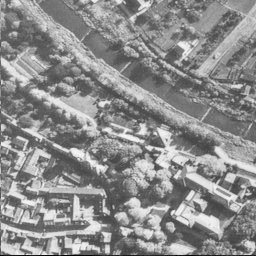
#> input picture testimages/aerial.tiff, 256 x 256 px
$ python 'mlt copy.py'
#> lines starting #> are read from the running program, lines starting #| are printed output that depends on the picture; after the words box and inside, x2 and y2 are one past the last pixel; in counts of white or black regions, pixels touching at a corner belong together
# import packages from env
import os
import cv2
import numpy as np
import matplotlib.pyplot as plt
from datetime import datetime
import os
os.environ["QT_QPA_PLATFORM"] = "offscreen"


# Function for calculating psnr

def cal_psnr(gray,segm):
    summed_error = 0
    m,n = np.shape(gray)

    diff_mat = gray - segm
    sq_diff_mat = diff_mat * diff_mat
    summed_error = np.sum(sq_diff_mat.flatten())

    number_pixels = m*n
    mean_square_error = summed_error/number_pixels
    rmse =  np.sqrt(mean_square_error)
    psnr = 20*np.log10(255/rmse)

    return psnr


def cal_variance(a,b,freq,intensity):
    a = int(a)
    b = int(b)

    b+=1 # python index thing
    sum1 = np.sum(freq[a:b]*intensity[a:b])
    sum2 = np.sum(freq[a:b]*intensity[a:b]*intensity[a:b])
    sum3 = np.sum(freq[a:b])

    variance = sum2/sum3 - (sum1/sum3)**2
    return variance

def mode(a,b,freq,intensity):
    # trying mode insteda
    a=int(a)
    b=int(b)
    # print(a,b)
    if a<b:
        return intensity[a:b+1][np.argmax(freq[a:b+1])]
    elif(a==b):
        return intensity[a-1]
    else:
        return intensity[b:a+1][np.argmax(freq[b:a+1])]


def wt_mean(a,b,freq,intensity):

    # original mean calculation
    a=int(a)
    b=int(b)
    sum1 = np.sum(freq[a:b+1]*intensity[a:b+1])
    sum2 = np.sum(freq[a:b+1])
    value = sum1/sum2
    return int(value)


def assign_val(mat, hh, hl, ll, lh, high_assign, low_assign):
    hl = int(hl)
    lh = int(lh)
    mat2 = mat.copy()  # Avoid modifying original matrix


    # # print(hh, hl, ll, lh, high_assign, low_assign)

    # Apply high assignment: hl ≤ mat ≤ hh
    high_mask = (mat2 >= hl) & (mat2 <= hh)
    mat2[high_mask] = high_assign

    # Apply low assignment: ll ≤ mat2 ≤ lh
    low_mask = (mat2 >= ll) & (mat2 <= lh)
    mat2[low_mask] = low_assign

    mat2 = mat2.astype(np.int16)

    return mat2


def thresh_mean(first, last, freq, intensity, im):
    mean3 = wt_mean(first, last, freq, intensity)

    mean4 = wt_mean(mean3 + 1, last, freq, intensity)
    mean5 = wt_mean(first, mean3, freq, intensity)

    im = assign_val(im, hh=last, hl=mean3 + 1, ll=first, lh=mean3,high_assign=mean4, low_assign=mean5)

    return mean4, mean5, mean3, im

def thresh_mode(first, last, freq, intensity, im):
    mean3 = mode(first, last, freq, intensity)

    mean4 = mode(mean3 + 1, last, freq, intensity)
    mean5 = mode(first, mean3, freq, intensity)

    im = assign_val(im, hh=last, hl=mean3 + 1, ll=first, lh=mean3,high_assign=mean4, low_assign=mean5)

    return mean4, mean5, mean3, im

def thresh_var(first,last,freq,intensity,im):
    mean1=wt_mean(first,last,freq,intensity)
    print(mean1)
    sum_par=cal_variance(first,last,freq,intensity)
    std=np.sqrt(sum_par)
    high=np.floor(mean1+std)
    low=np.floor(mean1-std)

    if high>last:
        high=last
    if low<first:
        low=first

    high_assign=wt_mean(high,last,freq,intensity)
    low_assign=wt_mean(first,low,freq,intensity)

    im=assign_val(im,last,high,first,low,high_assign,low_assign)

    first=low+1
    last=high-1

    high_assign = int(high_assign)
    low_assign = int(low_assign)

    return(high_assign,low_assign,first,last,im)

def thresh_var_mode(first,last,freq,intensity,im):
    mean1=mode(first,last,freq,intensity)
    print(mean1)
    sum_par=cal_variance(first,last,freq,intensity)
    std=np.sqrt(sum_par)
    high=np.floor(mean1+std)
    low=np.floor(mean1-std)

    if high>last:
        high=last
    if low<first:
        low=first

    high_assign=mode(high,last,freq,intensity)
    low_assign=mode(first,low,freq,intensity)

    im=assign_val(im,last,high,first,low,high_assign,low_assign)

    first=low+1
    last=high-1

    high_assign = int(high_assign)
    low_assign = int(low_assign)

    return(high_assign,low_assign,first,last,im)

# initialize latex file
with open('./compile pdf/compiled_pdf.tex', 'w') as f:
    f.write("""
\\documentclass{article}
\\usepackage{graphicx}
\\usepackage[paperheight=40in,paperwidth=30in]{geometry}
 \\geometry{
%  a4paper,
 total={170mm,257mm},
 left=3mm,
 right=3mm,
 top=3mm,
 bottom=3mm,
 }
\\usepackage{rotating}
\\usepackage{adjustbox}

\\begin{document}
""")


# Image list

imlist = ["aerial.tiff"]
# imlist = ["aerial.tiff","baboon.tiff","boat.tiff","house.tiff","jet.tiff","lena.tiff","moon.tiff","peppers.tiff"]

for imname in imlist:

    image = cv2.imread(f'./testimages/{imname}')
#> image is the input picture: shape (256, 256, 3); min 1, max 248, mean 140.5
    imname = imname.split(".")[0]
    print(imname)

    pre_gray = image * np.array([ 0.114020904255103,0.587043074451121,0.298936021293775])
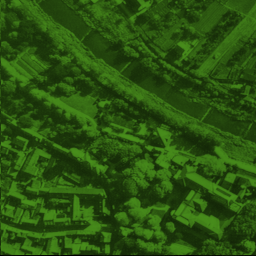
#> pre_gray: shape (256, 256, 3) float64; mean B, G, R 16, 82.5, 42

    gray = np.sum(pre_gray, -1)
    freq, intensity = np.histogram(gray,range=(0,255),bins=255,density=False)
#> freq = 255 values, max 788 at index 92, min 0 at index 16, mean 257; intensity = 256 values from 0 to 255


    temp_int_for_plot = intensity
#> temp_int_for_plot = 256 values from 0 to 255
    # after plotting adjust the size
    intensity = intensity[:-1]
#> intensity = 255 values from 0 to 254

    # ------------------------------- mean -----------------------------------#


    psnr_mean = [[],[]]
    for lev in range(2, 12, 2):
        first, last = 0, 255
        a1 = gray
        ths = np.zeros(lev - 1, dtype=int)
        ths_val = np.zeros(lev, dtype=int)
        th_in = 0

        start_time = datetime.now()

        thresholds = []
        for ct in range(lev // 2 - 1):  # execute for lev > 2
            high, low, first, last, a1 = thresh_var(first, last, freq, intensity, a1)
            ths[th_in] = first
            ths[th_in + 1] = last
            ths_val[th_in] = high
            ths_val[th_in + 1] = low
            th_in += 2
            thresholds.append([low,high])


        high, low, me, a1 = thresh_mean(first, last, freq, intensity, a1)
        ths[th_in] = me
        ths_val[th_in] = high
        ths_val[th_in + 1] = low

        a2 = a1
        elapsed_time = (datetime.now() - start_time).total_seconds()
        ps = cal_psnr(gray, a1)

        plt.imsave(f"./test_results/{imname}_{lev}_mean_img.pdf",a2, cmap='gray')
        # cv2.imwrite(f"./test_results/{imname}_{lev}.bmp", a2)


        write_path = "./"
        outname = f"{imname}_{lev}level.bmp"
        # Image.fromarray(a2).save(os.path.join(write_path, outname))
        # Log to results.txt
        with open(os.path.join(write_path, 'results_mean.txt'), 'a') as f:
            f.write(f"\n\nTime for {outname}: {elapsed_time:.2f} seconds.\n")
            f.write(f"PSNR for {outname}: {ps:.2f} dB.\n")
            f.write(f"Thresholds for {outname}: {' '.join(map(str, sorted(ths_val)))}\n")
            f.write(f"Sub-ranges for {outname}: {' '.join(map(str, sorted(ths)))}\n")

        with open(os.path.join(write_path, 'result_psnr_mean.txt'), 'a') as f:
            f.write(f"\n{outname}\t{ps:.2f}")

        # append to calculated psnr
        psnr_mean[0].append(lev)
        psnr_mean[1].append(ps)

        with open(os.path.join(write_path, 'result_cputime_mean.txt'), 'a') as f:
            f.write(f"\n{outname}\t{elapsed_time:.2f}")
#> this loop made 5 passes
#> (printed output is left out)
#> pass 1, in assign_val, `high_mask = (mat2 >= hl) & (mat2 <= hh)`:
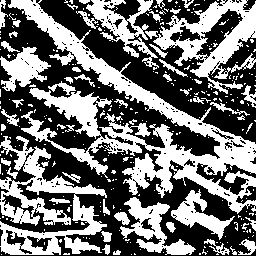
#> high_mask: shape (256, 256) bool; 44.7% white; 312 white regions (256 under 20 px), largest, box (x1, y1, x2, y2) and area: (8, 0, 256, 214) 11591, (0, 136, 107, 255) 4935, (153, 0, 256, 94) 3576
#> pass 1, in assign_val, `mat2 = mat2.astype(np.int16)`:
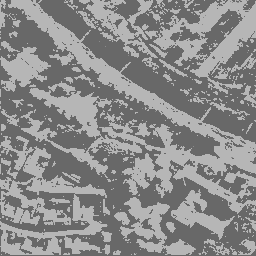
#> mat2: shape (256, 256) int16; min 104, max 182, mean 139.1
#> pass 1, in cal_psnr, `diff_mat = gray - segm`:
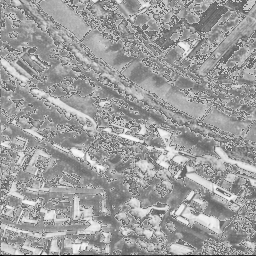
#> diff_mat: shape (256, 256) float64; min -103, max 66, mean 1.4; drawn with min black and max white


    plt.figure(imname)
    plt.stairs(freq, temp_int_for_plot)
    # print(thresholds)
    colors = ["red","green","blue","orange","pink"]
    handles = []
    for index,level in enumerate(thresholds):
        # print(index,level)
        for thresh in level:
            color = colors[index]
            plt.axvline(x=thresh,label=f'level {index+1} ', linestyle='-',color=color)
        handles.append(plt.Line2D([0], [0], color=color, lw=2, label=f'Level {2*index + 2}'))
#> this loop made 4 passes
#> level on passes 1 to 4: [83, 207], [98, 169], [108, 148], [113, 136]
#> after the loop, handles = 4 items
    plt.xlabel("Intensity Value")
    plt.ylabel("Frequency")
    plt.legend(handles=handles)
    plt.title(f"Mean thresholds ({imname})")
    plt.savefig(f"./test_results/{imname}_mean.pdf")
    plt.savefig(f"./test_results/{imname}_mean.png")
    plt.close()

    plt.figure(imname+"psnr")
    plt.title(f"Level vs PSNR ({imname})")
    plt.xlabel("Number of thresholds (n)")
    plt.ylabel("PSNR (dB)")
    plt.plot(psnr_mean[0],psnr_mean[1])
    plt.savefig(f"./test_results/{imname}_mean_psnr.pdf")
    plt.close()

    # ------------------------------- mode -----------------------------------#

    thresholds = []
    psnr_mean = [[],[]]
    for lev in range(2, 12, 2):
        first, last = 0, 255
        a1 = gray
        ths = np.zeros(lev - 1, dtype=int)
        ths_val = np.zeros(lev, dtype=int)
        th_in = 0

        start_time = datetime.now()


        for ct in range(lev // 2 - 1):  # execute for lev > 2
            high, low, first, last, a1 = thresh_var_mode(first, last, freq, intensity, a1)
            ths[th_in] = first
            ths[th_in + 1] = last
            ths_val[th_in] = high
            ths_val[th_in + 1] = low
            th_in += 2

        thresholds.append([low,high])
        high, low, me, a1 = thresh_mode(first, last, freq, intensity, a1)
        ths[th_in] = me
        ths_val[th_in] = high
        ths_val[th_in + 1] = low

        a2 = a1
        elapsed_time = (datetime.now() - start_time).total_seconds()
        ps = cal_psnr(gray, a1)

        # plt.axis('off')
        plt.imsave(f"./test_results/{imname}_{lev}_mode_img.pdf",a2, cmap='gray')
        # cv2.imwrite(f"./test_results/{imname}_{lev}_mode.bmp", a2)


        write_path = "./"
        outname = f"{imname}_{lev}level.bmp"
        # Image.fromarray(a2).save(os.path.join(write_path, outname))
        # Log to results.txt
        with open(os.path.join(write_path, 'results_mode.txt'), 'a') as f:
            f.write(f"\n\nTime for {outname}: {elapsed_time:.2f} seconds.\n")
            f.write(f"PSNR for {outname}: {ps:.2f} dB.\n")
            f.write(f"Thresholds for {outname}: {' '.join(map(str, sorted(ths_val)))}\n")
            f.write(f"Sub-ranges for {outname}: {' '.join(map(str, sorted(ths)))}\n")

        with open(os.path.join(write_path, 'result_psnr_mode.txt'), 'a') as f:
            f.write(f"\n{outname}\t{ps:.2f}")

        # append to calculated psnr
        psnr_mean[0].append(lev)
        psnr_mean[1].append(ps)

        with open(os.path.join(write_path, 'result_cputime_mode.txt'), 'a') as f:
            f.write(f"\n{outname}\t{elapsed_time:.2f}")
#> this loop made 5 passes
#> (printed output is left out)
#> pass 1, in assign_val (call 16), `high_mask = (mat2 >= hl) & (mat2 <= hh)`:
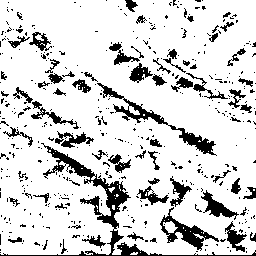
#> high_mask: shape (256, 256) bool; 83.8% white; 447 black regions (384 under 20 px), largest, box (x1, y1, x2, y2) and area: (0, 143, 256, 256) 2083, (97, 83, 217, 156) 995, (160, 207, 219, 251) 685
#> pass 1, in assign_val (call 16), `low_mask = (mat2 >= ll) & (mat2 <= lh)`:
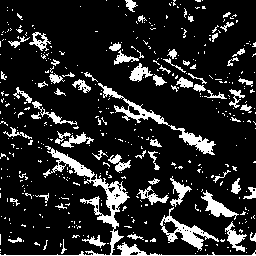
#> low_mask: shape (256, 256) bool; 15% white; 449 white regions (384 under 20 px), largest, box (x1, y1, x2, y2) and area: (0, 146, 256, 256) 1968, (98, 83, 216, 155) 962, (160, 207, 219, 251) 655


    plt.figure(f'{imname}_new')
    plt.stairs(freq, temp_int_for_plot)
    # print(thresholds)
    colors = ["red","green","blue","orange","pink"]
    handles = []
    for index,level in enumerate(thresholds):
        # # print(index,level)
        for thresh in level:
            color = colors[index]
            plt.axvline(x=thresh,label=f'level {index+1} ', linestyle='-',color=color)
        handles.append(plt.Line2D([0], [0], color=color, lw=2, label=f'Level {2*index + 2}'))
#> this loop made 5 passes
#> level on passes 1 to 5: [118, 126], [1, 151], [75, 115], [83, 103], [87, 96]
    plt.xlabel("Intensity Value")
    plt.ylabel("Frequency")
    plt.legend(handles=handles)
    plt.title(f"Mode thresholds ({imname})")
    plt.savefig(f"./test_results/{imname}_mode.pdf")
    plt.savefig(f"./test_results/{imname}_mode.png")
    plt.close()


    plt.figure(imname+"psnr_mode")
    plt.title(f"Level vs PSNR ({imname})")
    plt.xlabel("Number of thresholds (n)")
    plt.ylabel("PSNR (dB)")
    plt.plot(psnr_mean[0],psnr_mean[1])
    plt.savefig(f"./test_results/{imname}_mode_psnr.pdf")
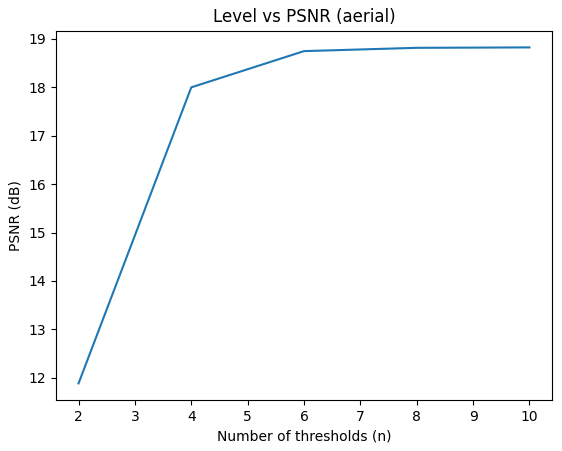
#> figure drawn by matplotlib, 1 panel
    plt.close()


    # ------------- latex -------------------

    with open('./compile pdf/compiled_pdf.tex', 'a') as f:
        f.write(f"""
    \\fontsize{{32}}{{32}}\\selectfont % Sets font size to 14pt with 16pt line spacing
    \\vspace*{{12mm}}
    \\centerline{{\\textbf{{{imname}}}}}
    \\vspace*{{12mm}}
    \\normalsize % Resets to the base font size
    \\def\\arraystretch{{0.2}} % Adjust row spacing if needed
    \\fontsize{{12}}{{12}}

    \\begin{{tabular}}{{ @{{}}c@{{\\hspace{{0pt}}}}ccccccc }}
        \\multicolumn{{1}}{{c}}{{}} &
            \\textbf{{Thresholds}} &
            \\textbf{{PSNR-vs-Level}} &
            \\textbf{{Level 2}} &
            \\textbf{{Level 4}} &
            \\textbf{{Level 6}} &
            \\textbf{{Level 8}} &
            \\textbf{{Level 10}} \\\\
        \\vspace*{{10mm}}
        \\adjustbox{{valign=c}}{{\\rotatebox[origin=c]{{90}}{{\\textbf{{ {imname} mean }}}}}} &
            \\adjustbox{{valign=c}}{{\\includegraphics[width=0.13\\columnwidth]{{../test_results/{imname}_mean.pdf}}}}&
            \\adjustbox{{valign=c}}{{\\includegraphics[width=0.13\\columnwidth]{{../test_results/{imname}_mean_psnr.pdf}}}}&
            \\adjustbox{{valign=c}}{{\\includegraphics[width=0.13\\columnwidth]{{../test_results/{imname}_2_mean_img.pdf}}}}&
            \\adjustbox{{valign=c}}{{\\includegraphics[width=0.13\\columnwidth]{{../test_results/{imname}_4_mean_img.pdf}}}}&
            \\adjustbox{{valign=c}}{{\\includegraphics[width=0.13\\columnwidth]{{../test_results/{imname}_6_mean_img.pdf}}}}&
            \\adjustbox{{valign=c}}{{\\includegraphics[width=0.13\\columnwidth]{{../test_results/{imname}_8_mean_img.pdf}}}}&
            \\adjustbox{{valign=c}}{{\\includegraphics[width=0.13\\columnwidth]{{../test_results/{imname}_10_mean_img.pdf}}}}\\\\
        \\vspace*{{6mm}}
        \\adjustbox{{valign=c}}{{\\rotatebox[origin=c]{{90}}{{\\textbf{{ {imname} mode }}}}}} &
            \\adjustbox{{valign=c}}{{\\includegraphics[width=0.13\\columnwidth]{{../test_results/{imname}_mode.pdf}}}}&
            \\adjustbox{{valign=c}}{{\\includegraphics[width=0.13\\columnwidth]{{../test_results/{imname}_mode_psnr.pdf}}}}&
            \\adjustbox{{valign=c}}{{\\includegraphics[width=0.13\\columnwidth]{{../test_results/{imname}_2_mode_img.pdf}}}}&
            \\adjustbox{{valign=c}}{{\\includegraphics[width=0.13\\columnwidth]{{../test_results/{imname}_4_mode_img.pdf}}}}&
            \\adjustbox{{valign=c}}{{\\includegraphics[width=0.13\\columnwidth]{{../test_results/{imname}_6_mode_img.pdf}}}}&
            \\adjustbox{{valign=c}}{{\\includegraphics[width=0.13\\columnwidth]{{../test_results/{imname}_8_mode_img.pdf}}}}&
            \\adjustbox{{valign=c}}{{\\includegraphics[width=0.13\\columnwidth]{{../test_results/{imname}_10_mode_img.pdf}}}}\\\\
    \\end{{tabular}}
    \\bigskip

        """)

with open('./compile pdf/compiled_pdf.tex', 'a') as f:
    f.write("""\end{document}""")

$ run again, with testimages/house.tiff copied over testimages/aerial.tiff
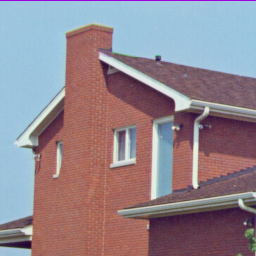
#> input picture testimages/house.tiff, 256 x 256 px
#> image is the input picture: shape (256, 256, 3); mean B, G, R 142, 133, 146.6
#> `freq, intensity = np.histogram(gray,range=(0,255),bins=255,density=Fal..`: freq = 255 values, max 4562 at index 187, min 0 at index 0, mean 257; intensity = 256 values from 0 to 255
#> `intensity = intensity[:-1]`: intensity = 255 values from 0 to 254
#> the loop `for lev in range(2, 12, 2):` made 5 passes
#> (printed output is left out)
#> pass 1, in assign_val, `high_mask = (mat2 >= hl) & (mat2 <= hh)`:
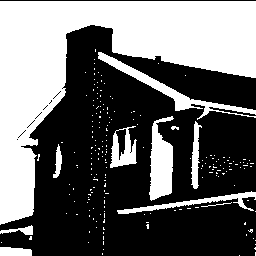
#> high_mask: shape (256, 256) bool; 41.2% white; 205 white regions (194 under 20 px), largest, box (x1, y1, x2, y2) and area: (0, 1, 256, 225) 21458, (149, 116, 174, 201) 1402, (98, 52, 256, 120) 1396
#> the loop `for index,level in enumerate(thresholds):` made 4 passes
#> level on passes 1 to 4: [68, 190], [98, 155], [110, 130], [115, 124]
#> after the loop `for index,level in enumerate(thresholds):`: handles = 4 items
#> the loop `for lev in range(2, 12, 2):` made 5 passes
#> (high, low) on passes 2 to 4: (188, 187), (188, 187), (187, 187)
#> (printed output is left out)
#> the loop `for index,level in enumerate(thresholds):` made 5 passes
#> level on passes 1 to 5: [118, 121], [125, 233], [156, 229], [184, 189], [186, 187]
#> `plt.savefig(f"./test_results/{imname}_mode_psnr.pdf")`:
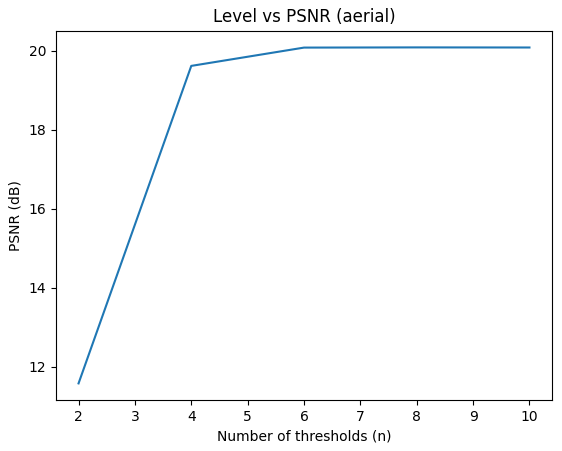
#> figure drawn by matplotlib, 1 panel
